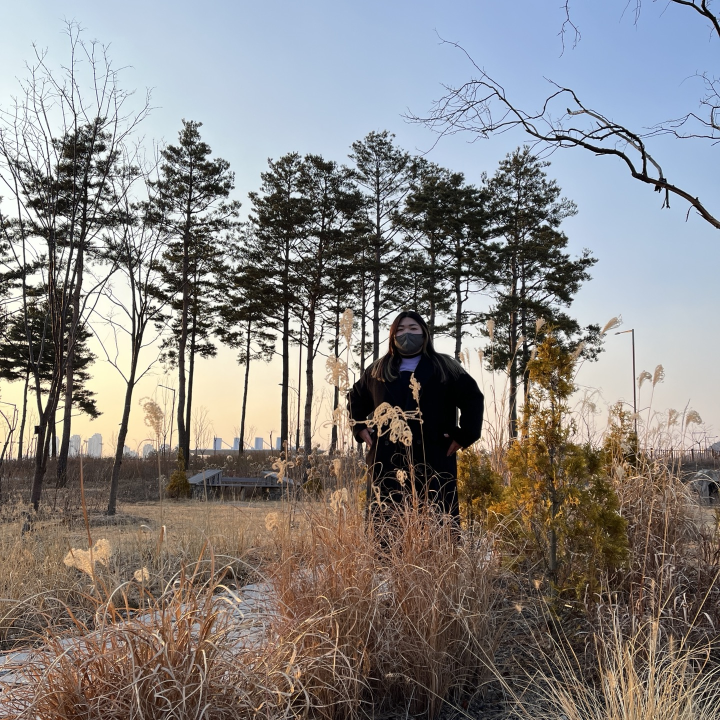
#> input picture pic/mypicture.jpg, 1440 x 1440 px, found by its file name (shown at 1/2 size)
$ python Ex4-1.py
#> lines starting #> are read from the running program, lines starting #| are printed output that depends on the picture
import argparse
import cv2


def run(args):
	# 이미지 불러오기
	image_path = args.img_path
	image = cv2.imread(image_path)
#> image is the input picture: shape (1440, 1440, 3); mean B, G, R 129.4, 131.3, 134.9
	# 이미지 사이즈 변환
	resized_image = cv2.resize(image, (500, 500),
	                           interpolation=cv2.INTER_LANCZOS4)
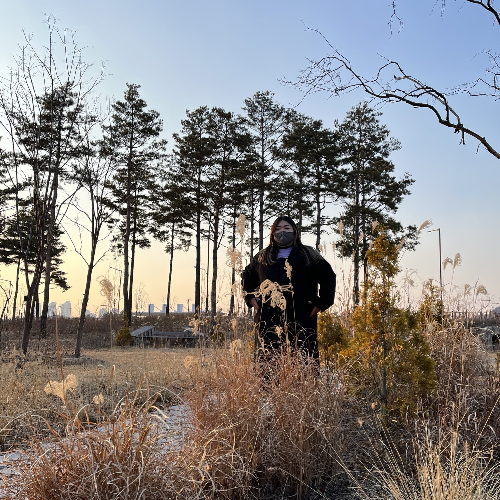
#> resized_image: shape (500, 500, 3); mean B, G, R 129.5, 131.4, 135

	smile_path = args.smile_path
	smile_ori = cv2.imread(smile_path)
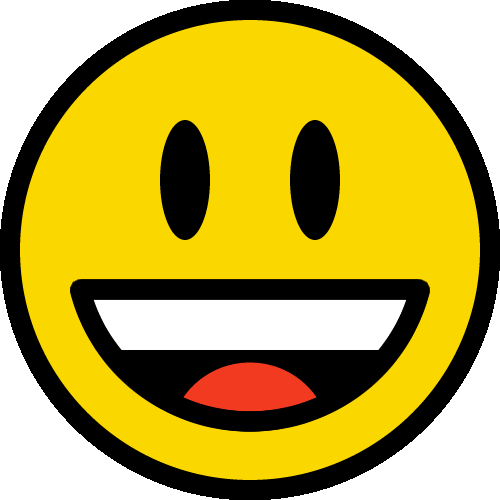
#> input picture pic/smile.png, 500 x 500 px, found by its file name
#> smile_ori is the input picture: shape (500, 500, 3); mean B, G, R 69.3, 168.6, 188.4
	resized_smile = cv2.resize(smile_ori, (50, 50),
	                           interpolation=cv2.INTER_LANCZOS4)
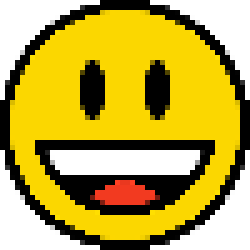
#> resized_smile: shape (50, 50, 3) (shown 5 times larger); mean B, G, R 68.7, 168.3, 188.3
	# 이미지 그레이 스케일로 변환
	smile_gray_scale = cv2.cvtColor(resized_smile, cv2.COLOR_BGR2GRAY)
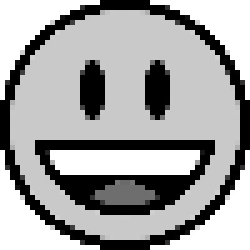
#> smile_gray_scale: shape (50, 50) (shown 5 times larger); min 0, max 255, mean 162.9

	s_h, s_w, s_c = resized_smile.shape
#> s_h = 50; s_w = 50; s_c = 3
	crop_image = resized_image[200:200 + s_h, 260:260 + s_w]
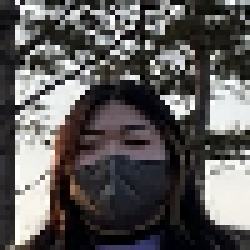
#> crop_image: shape (50, 50, 3) (shown 5 times larger); mean B, G, R 89.1, 89.6, 92.1

	# 합성
	'''
		cv2.copyTo(src, mask, sdt=None) -> dst
		src : 입력영상
		mask : 마스크 영상
		dst : 출력 영상
		- 만약 입력영상과 크기 및 타입이 같은 출력영상을 입력으로 지정하면 출력영상을 새로 생성하지 않고 연산을 수행. 그렇지 않으면 출력연산을 새로 생성하여 연산을 수행한 후 반환
		- 입력영상에서 추출한 비행기 마스크를 출력영상으로 합성한다는 의미.
		- 세 영상은 모두 사이즈가 같아야하고, 입력영상과 출력영상은 타입 또한 같아야 한다. mask 영상은 그레이스케일이어야한다.
	'''
	cv2.copyTo(resized_smile, smile_gray_scale, crop_image)
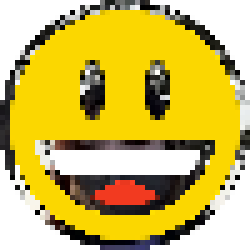
#> crop_image: shape (50, 50, 3) (shown 5 times larger); mean B, G, R 85.7, 185.3, 206
	resized_image[200:200 + s_h, 260:260 + s_w] = crop_image

	# 텍스트 입력
	'''
		opencv의 경우 한글 텍스트 입력이 지원되지 않기 때문에 한글 텍스트 사용시 PIL로 변환하여 사용한다.
	'''
	cv2.putText(resized_image, "Jeon Yuri", (200, 450), cv2.FONT_HERSHEY_SIMPLEX,
	            1, (255, 255, 255), 2)
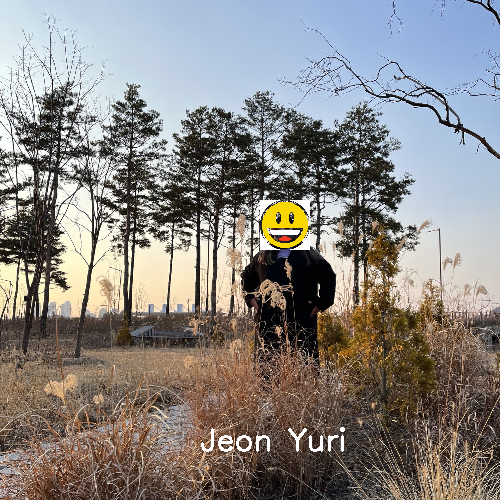
#> resized_image: shape (500, 500, 3); mean B, G, R 130.1, 133, 136.7

	# 이미지 출력
	cv2.imshow('my picture', resized_image)
	cv2.waitKey()


if __name__ == "__main__":
	# 커맨드 라인 실행 시, 인자 받아오기
	parser = argparse.ArgumentParser(description='opencv example')
	parser.add_argument('--img_path',
	                    default='./pic/mypicture.jpg',
	                    type=str,
	                    help='image path for test')
	parser.add_argument('--smile_path',
	                    default='./pic/smile.png',
	                    type=str,
	                    help='smile image path for test')
	args = parser.parse_args()
	run(args)
